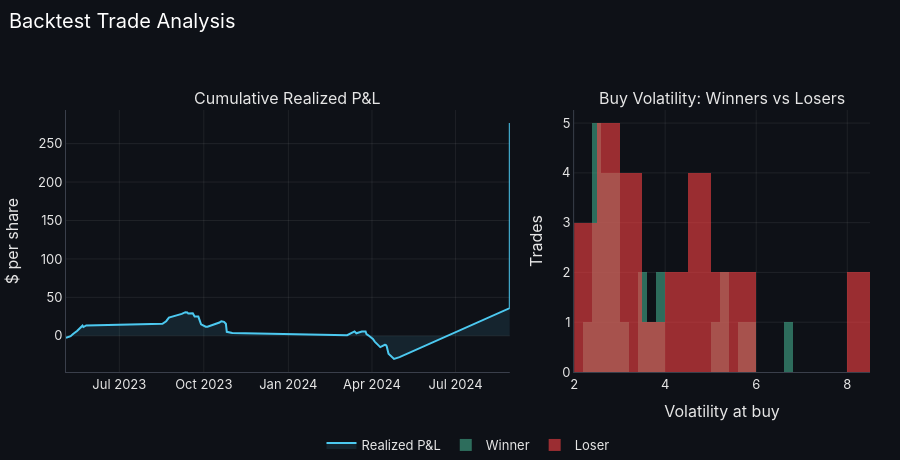

The notebook cell this image was saved under:
### Markdown cell above
## 7. Post-trade analysis

### Code cell
# Post-trade analysis: win rate, profit factor, worst trade and drawdown of realized profit,
# with charts of each trade's profit and the cumulative realized P&L.
stats = trade_statistics(trade_tracker)
print_trade_statistics(stats)
trade_analysis_figure(trade_tracker, stats['realized_pnl']).show()
